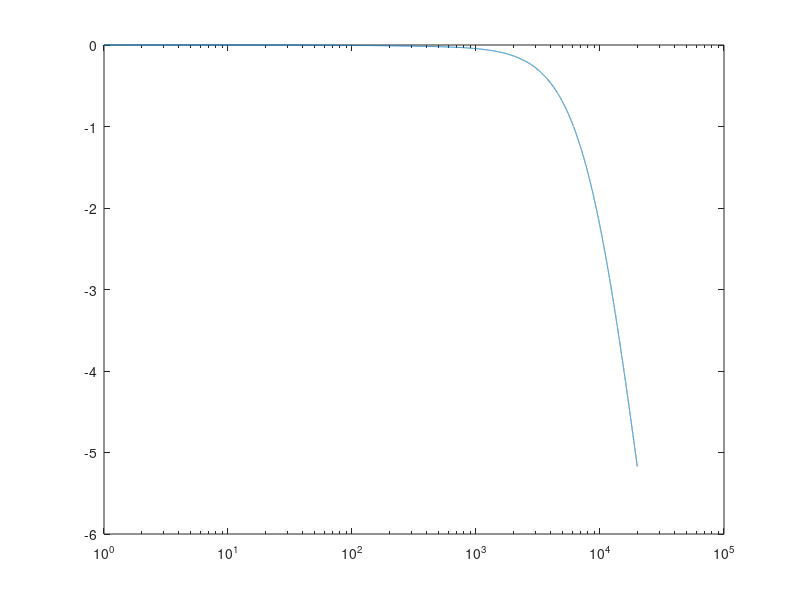

Write MATLAB code to recreate this figure. (Note: this script raises an error after producing the figure.)

clear

humidity = 46;
temperature = 12;
pa = 101.325;
pr = 101.325;
T_0 = 293.15;
T_01 = 273.16;
T = 273.15 + temperature;
h=humidity*10^(-6.8346*(T_01/T)^(1.261)+4.6151);

f = [20:1:20000];



fro = (pa/pr)*(24+4.04*10^4*h*((0.02+h)/(0.391+h)));
frn = (pa/pr)*(T/T_0)^(-1/2)*(9+280*h*exp(-4.170*((T/T_0)^(-1/3)-1)));
a = 8.686.*f.^2.*((1.84*10.^(-11).*(pa/pr).^(-1).*(T/T_0).^(1/2))+(T/T_0).^(-5/2).*(0.01275.*(exp(-2239.1/T)).*(fro+(f.^2/fro)).^(-1)+0.1068.*(exp(-3352/T)).*(frn+(f.^2/frn)).^(-1)));
an = -a*10;

semilogx(an)


%%

clear 
[y,fs] = audioread('sweep.wav');


sig = y(:,1);



% viscosity filter ----
input = sig;
humidity = 46;
temperature = 12;
Fs = 44100;
L = length(input);
input_f = fft(input);
pa = 101.325;
pr = 101.325;
T_0 = 293.15;
T_01 = 273.16;
T = 273.15 + temperature;
h=humidity*10^(-6.8346*(T_01/T)^(1.261)+4.6151);
f = (Fs*(0:(L/2))/L)';
fro = (pa/pr)*(24+4.04*10^4*h*((0.02+h)/(0.391+h)));
frn = (pa/pr)*(T/T_0)^(-1/2)*(9+280*h*exp(-4.170*((T/T_0)^(-1/3)-1)));
a = 8.686.*f.^2.*((1.84*10.^(-11).*(pa/pr).^(-1).*(T/T_0).^(1/2))+(T/T_0).^(-5/2).*(0.01275.*(exp(-2239.1/T)).*(fro+(f.^2/fro)).^(-1)+0.1068.*(exp(-3352/T)).*(frn+(f.^2/frn)).^(-1)));
an = -a*10;
absorbtion = [10.^(an(2:end)/20); flip(10.^(an(2:end)/20))];
freq = (input_f.*absorbtion);
output = real(ifft(freq));
% ---------



sig_fil = output;


% generate frequency response
Y = fft(sig);
P2 = (Y/L);
P1 = P2(1:L/2+1);
P1(2:end-1) = 2*P1(2:end-1);
sig_f = P1;

Y = fft(sig_fil);
P2 = abs(Y/L);
P1 = P2(1:L/2+1);
P1(2:end-1) = 2*P1(2:end-1);
sig_fil_f = P1;

w = (Fs*(0:(L/2))/L)';


% db
sig_db = (20*log10(abs(sig_f/(20*10^-6))));
sig_fil_db = (20*log10(abs(sig_fil_f/(20*10^-6))));

and = downsample(an,50)
wd = downsample(w,50)
semilogx(wd,and)
hold on
semilogx(wd,-and)
axis([20 20000 -6 6])
grid on
xlabel('Frequency [Hz]')
ylabel('Amplification [dB]')

legend({'Front microphone filter','Back microphone filter'},'Location','northwest')

%%

% plot
semilogx(w,sig_db+(-sig_db+65)-65)
hold on
semilogx(w,sig_fil_db+(-sig_db+65)-65)
grid on

%semilogx(w,an)
axis([20 20000 -10 2])








